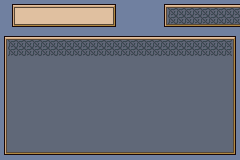

Rendered tile map (Tiled .tmx) drawn with the repository's tilesets; below, a short description and the full map source, tile grids included:
An orthogonal 30x20 tile map with 8x8 px tiles, 1 tile layer (Tile Layer 1).

<map version="1.10" tiledversion="1.11.2" orientation="orthogonal" renderorder="right-down" width="30" height="20" tilewidth="8" tileheight="8" infinite="0" nextlayerid="2" nextobjectid="1">
 <tileset firstgid="1" name="MenuTiles" tilewidth="8" tileheight="8" tilecount="128" columns="16">
  <image source="../../Image/Png/MenuTiles.png" width="128" height="64" />
 </tileset>
 <layer id="1" name="Tile Layer 1" width="30" height="20">
  <data encoding="csv">
1,2,3,4,4,4,4,4,4,4,4,3,4,5,6,1,1,1,1,1,2,3,3,3,3,3,3,3,3,4,
1,13,14,14,14,14,14,14,14,14,14,14,14,14,16,1,1,1,1,1,8,69,69,69,69,69,69,69,69,69,
1,13,14,14,14,14,14,14,14,14,14,14,14,14,16,1,1,1,1,1,8,69,69,69,69,69,69,69,69,69,
1,27,28,29,28,28,28,28,28,28,28,29,30,31,32,1,1,1,1,1,27,28,28,28,28,28,28,28,29,30,
2,3,4,5,5,5,5,5,5,5,5,5,5,5,5,5,5,5,5,5,5,5,5,5,5,4,5,5,5,6,
7,69,69,69,69,69,69,69,69,69,69,69,69,69,69,69,69,69,69,69,69,69,69,69,69,69,69,69,69,11,
7,69,69,69,69,69,69,69,69,69,69,69,69,69,69,69,69,69,69,69,69,69,69,69,69,69,69,69,69,11,
7,22,22,22,22,22,22,22,22,22,22,22,22,22,22,22,22,22,22,22,22,22,22,22,22,22,22,22,22,11,
7,22,22,22,22,22,22,22,22,22,22,22,22,22,22,22,22,22,22,22,22,22,22,22,22,22,22,22,22,11,
7,22,22,22,22,22,22,22,22,22,22,22,22,22,22,22,22,22,22,22,22,22,22,22,22,22,22,22,22,11,
7,22,22,22,22,22,22,22,22,22,22,22,22,22,22,22,22,22,22,22,22,22,22,22,22,22,22,22,22,11,
7,22,22,22,22,22,22,22,22,22,22,22,22,22,22,22,22,22,22,22,22,22,22,22,22,22,22,22,22,11,
7,22,22,22,22,22,22,22,22,22,22,22,22,22,22,22,22,22,22,22,22,22,22,22,22,22,22,22,22,11,
7,22,22,22,22,22,22,22,22,22,22,22,22,22,22,22,22,22,22,22,22,22,22,22,22,22,22,22,22,11,
7,22,22,22,22,22,22,22,22,22,22,22,22,22,22,22,22,22,22,22,22,22,22,22,22,22,22,22,22,11,
7,22,22,22,22,22,22,22,22,22,22,22,22,22,22,22,22,22,22,22,22,22,22,22,22,22,22,22,22,11,
7,22,22,22,22,22,22,22,22,22,22,22,22,22,22,22,22,22,22,22,22,22,22,22,22,22,22,22,22,11,
7,22,22,22,22,22,22,22,22,22,22,22,22,22,22,22,22,22,22,22,22,22,22,22,22,22,22,22,22,11,
7,22,22,22,22,22,22,22,22,22,22,22,22,22,22,22,22,22,22,22,22,22,22,22,22,22,22,22,22,11,
27,28,29,30,31,31,31,31,31,31,31,31,31,31,31,31,31,31,31,31,31,31,31,31,31,31,31,31,31,32
</data>
 </layer>
</map>
